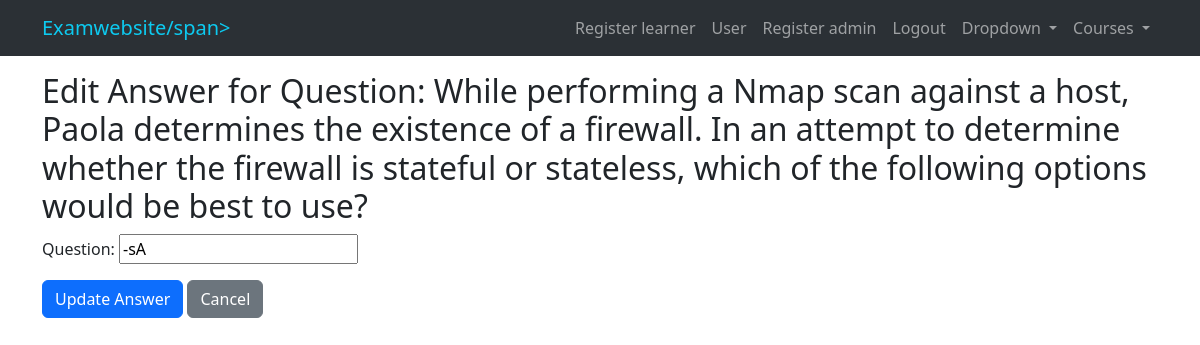
Screenshot of /edit-answer/4/8/29/ (signed in) with the database file from the repository.
### user/models.py (models this page shows, shortened)
class Question(models.Model):
    quiz = models.ForeignKey(Quiz, on_delete=models.CASCADE, related_name='questions')
    text = models.CharField('Question', max_length=255)

class Answer(models.Model):
    question = models.ForeignKey(
        Question,
        on_delete=models.CASCADE,
        related_name='answers'
    )
    text = models.CharField('Answer', max_length=255)
    is_correct = models.BooleanField('Correct answer', default=False)
    class Meta:
        verbose_name = 'Answer'
        verbose_name_plural = 'Answers'

### user/views.py (the view)
# urls.py: path('edit-answer/<int:quiz_pk>/<int:question_pk>/<int:answer_pk>/',views.edit_answer, name='edit_answer'),
@user_passes_test(is_admin)
def edit_answer(request, quiz_pk, question_pk, answer_pk):
    quiz = get_object_or_404(Quiz, pk=quiz_pk, owner=request.user)
    question = get_object_or_404(Question, pk=question_pk, quiz=quiz)
    answer = get_object_or_404(Answer, pk=answer_pk, question=question)
    if request.method == 'POST':
        form =Question_Form(data=request.POST, instance=answer)
        if form.is_valid():
            form.save()
            messages.success(request, 'Answer updated successfully.')
            return redirect('add_question', quiz_pk=quiz.pk)
    else:
        form = Question_Form(instance=answer)
    return render(request, 'dashboard/edit_answer.html', {'quiz': quiz, 'question': question, 'form': form})

### user/add.py
class Question_Form(forms.ModelForm):
    class Meta:
        model = Question
        fields = ('text',)

### user/views.py (called while the page is built)
def is_admin(user):
    result = user.is_authenticated and user.is_lectuer
    print(f'is_admin result for user {user}: {result}')
    return result

def user_passes_test(test_func):
    def decorator(view_func):
        @wraps(view_func)
        def _wrapped_view(request, *args, **kwargs):
            if test_func(request.user):
                return view_func(request, *args, **kwargs)
            else:
                return redirect('unauthorized_access')  # Adjust the redirect URL as needed
        return _wrapped_view
    return decorator

### user/templates/dashboard/edit_answer.html (shortened to what this page needs)
{% extends 'dashboard/index2.html' %}
{% block content %}
<div class="container mt-5">
  <h2>Edit Answer for Question: {{ question.text }}</h2>
  <form method="post" action="">
    {{ form.as_p }}
    <button type="submit" class="btn btn-primary">Update Answer</button>
    <a href="{% url 'add_question' quiz_pk=quiz.pk %}" class="btn btn-secondary">Cancel</a>
  </form>
</div>
{% endblock %}

### rows the page displays
Question: text "While performing a Nmap scan against a host, Paola determines the existence of a firewall. In an attempt to determine whether the firewall is stateful or stateless, which of the following options would be best to use?"
Answer: text "-sA"
